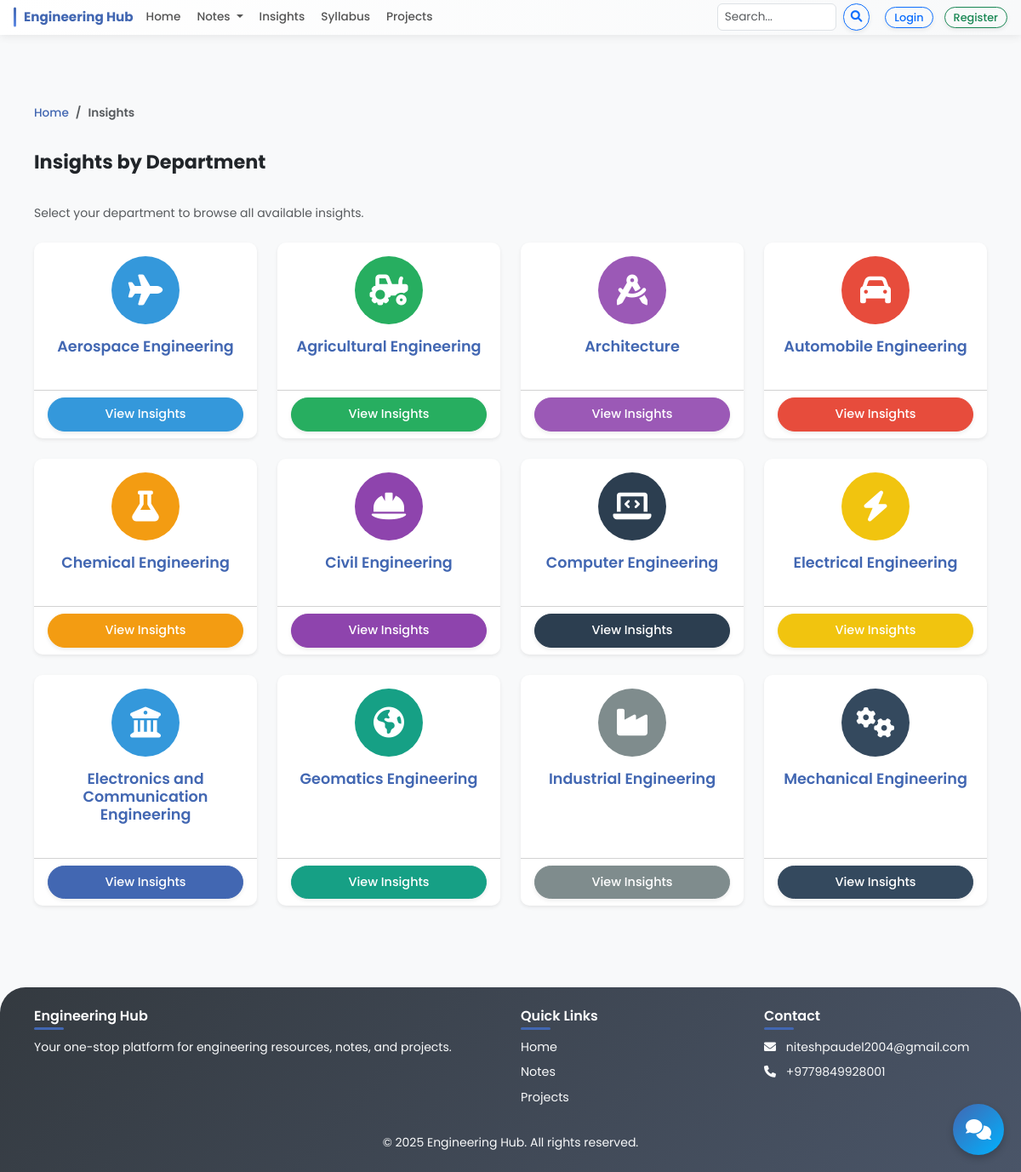
Page /insight/ on the committed database.
### notes/models.py (models this page shows, shortened)
class Department(models.Model):
    name = models.CharField(max_length=100)
    slug = models.SlugField(max_length=100, unique=True, blank=True, null=True)
    description = models.TextField(blank=True, null=True)

### notes/views.py (the view, shortened to what this page needs)
# urls.py: path('insight/', views.departments_view, {'resource_type': 'insight', 'resource_name': 'Insights'}, name='insights'),  # Path: /insight/
def departments_view(request, resource_type=None, resource_name=None):
    departments = Department.objects.all().order_by('name')
    if not resource_type:
        resource_type = 'notes'
    context = {
        'departments': departments,
        'resource_type': resource_type,
        'resource_name': resource_name,
    }
    return render(request, 'resources/departments.html', context)

### templates/resources/departments.html (shortened to what this page needs)
{% extends 'base.html' %}
{% block content %}
<div class="container mt-5">
    <div class="row">
        <div class="col-12">
            <nav aria-label="breadcrumb" class="mb-4">
                <ol class="breadcrumb">
                    <li class="breadcrumb-item"><a href="{% url 'home' %}">Home</a></li>
                    <li class="breadcrumb-item active">{{ resource_name }}</li>
                </ol>
            </nav>
            <h2 class="mb-4">{{ resource_name }} by Department</h2>
            <p class="text-muted mb-4">Select your department to browse all available {{ resource_name|lower }}.</p>
        </div>
    </div>
    <div class="row">
        {% for department in departments %}
            <div class="col-md-4 col-lg-3 mb-4">
                <div class="card department-card h-100 shadow-sm border-0 hover-card" data-department-name="{{ department.name }}">
                    <div class="card-body text-center">
                        <div class="dept-icon-container mb-3">
                            <i class="fas fa-university"></i>
                        </div>
                        <h4 class="card-title">
                            {% if department.name == "Architecture" %}
                                {{ department.name }}
                            {% else %}
                                {{ department.name }} Engineering
                            {% endif %}
                        </h4>
                    </div>
                    <div class="card-footer bg-transparent">
                        <div class="d-grid">
                            <button type="button" class="btn btn-primary btn-block department-btn" data-department-id="{{ department.id }}">
                                View {{ resource_name }}
                            </button>
                        </div>
                    </div>
                </div>
            </div>
        {% endfor %}
    </div>
</div>
{% endblock %}

### static/css/style.css (style rules this page uses)
body { font-family: 'Poppins', sans-serif; background-color: #f8f9fa; min-height: 100vh; display: flex; flex-direction: column; font-size: 14px; }
.card { border: none; border-radius: 12px; box-shadow: 0 3px 10px rgba(0,0,0,0.08); transition: transform 0.3s, box-shadow 0.3s; margin-bottom: 16px; overflow: hidden; }
.card-title { color: #4267B2; font-weight: 600; font-size: 1.1rem; }
.btn { border-radius: 30px; padding: 6px 16px; font-weight: 500; box-shadow: 0 2px 5px rgba(0,0,0,0.08); transition: all 0.3s ease; font-size: 0.9rem; }
.btn-primary { background-color: #4267B2; border-color: #4267B2; }
.department-card { border: none; border-radius: 12px; box-shadow: 0 3px 10px rgba(0,0,0,0.08); transition: transform 0.3s, box-shadow 0.3s; margin-bottom: 16px; }
.department-card .card-title { color: #4267B2; font-weight: 600; }
.dept-icon-container { width: 70px; height: 70px; border-radius: 50%; display: flex; align-items: center; justify-content: center; margin: 0 auto; color: white; background-color: #4267B2; transform-origin: center; transition: transform 0.3s ease; }
.dept-icon-container i { font-size: 32px; }
h2 { font-weight: 700; margin-bottom: 25px; position: relative; padding-bottom: 12px; font-size: 1.4rem; }
.breadcrumb { background-color: transparent; padding: 10px 0; font-size: 0.85rem; }
.breadcrumb-item a { color: #4267B2; font-weight: 500; text-decoration: none; }
.breadcrumb-item.active { font-weight: 600; }
.container { padding-right: 10px; padding-left: 10px; }

### templates/resources/departments.html (style rules this page uses)
.hover-card { transition: transform 0.3s ease, box-shadow 0.3s ease; }
.dept-icon-container { width: 80px; height: 80px; border-radius: 50%; display: flex; align-items: center; justify-content: center; margin: 0 auto; color: white; background-color: #3498db; }
.dept-icon-container i { font-size: 36px; }
.department-card { border-radius: 10px; overflow: hidden; }
.department-btn { border-radius: 30px; padding: 8px 16px; }

### rows in the picture
Department: name "Aerospace", resource_name "Insights"
Department: name "Agricultural", resource_name "Insights"
Department: name "Architecture", resource_name "Insights"
Department: name "Automobile", resource_name "Insights"
Department: name "Chemical", resource_name "Insights"
Department: name "Civil", resource_name "Insights"
Department: name "Computer", resource_name "Insights"
Department: name "Electrical", resource_name "Insights"
Department: name "Electronics and Communication", resource_name "Insights"
Department: name "Geomatics", resource_name "Insights"
Department: name "Industrial", resource_name "Insights"
Department: name "Mechanical", resource_name "Insights"

### other values in the picture
{{ resource_name }} "Insights"
{{ resource_name|lower }} "insights"
